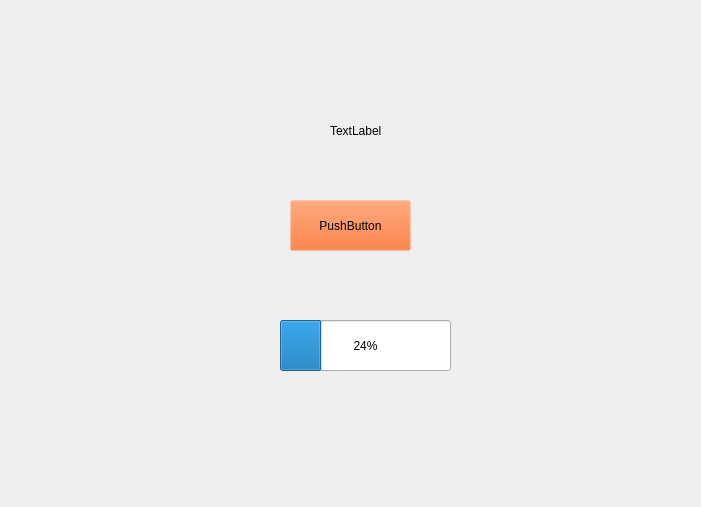
<?xml version="1.0" encoding="UTF-8"?>
<ui version="4.0">
 <class>Widget</class>
 <widget class="QWidget" name="Widget">
  <property name="geometry">
   <rect>
    <x>0</x>
    <y>0</y>
    <width>701</width>
    <height>507</height>
   </rect>
  </property>
  <property name="windowTitle">
   <string>Widget</string>
  </property>
  <widget class="QLabel" name="label">
   <property name="geometry">
    <rect>
     <x>330</x>
     <y>120</y>
     <width>81</width>
     <height>21</height>
    </rect>
   </property>
   <property name="text">
    <string>TextLabel</string>
   </property>
  </widget>
  <widget class="QPushButton" name="pushButton">
   <property name="geometry">
    <rect>
     <x>290</x>
     <y>200</y>
     <width>121</width>
     <height>51</height>
    </rect>
   </property>
   <property name="styleSheet">
    <string notr="true">QPushButton
{
	background-color: rgba(255, 85, 0, 10);
}</string>
   </property>
   <property name="text">
    <string>PushButton</string>
   </property>
  </widget>
  <widget class="QProgressBar" name="progressBar">
   <property name="geometry">
    <rect>
     <x>280</x>
     <y>320</y>
     <width>171</width>
     <height>51</height>
    </rect>
   </property>
   <property name="value">
    <number>24</number>
   </property>
  </widget>
 </widget>
 <layoutdefault spacing="6" margin="11"/>
 <resources/>
 <connections/>
</ui>
